Frame 1 (no input): blank canvas, image omitted
Frame 60 (no input): blank canvas, image omitted
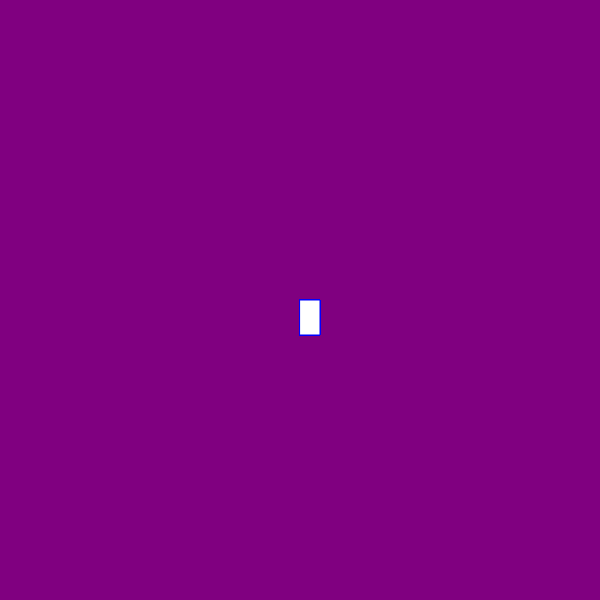
Frame 120 (the mouse pressed at the canvas centre since frame 60)

The p5.js sketch whose frames 1 and 60 were blank and that drew this single picture after the mouse press (run headless with seeded random() and noise() and a simulated clock; from frame 60 on, the mouse is pressed at the canvas centre):

// p5.js sketch
// ── sketch.js
function setup() {
    createCanvas(600, 600);
    background("purple");
  }
  
  function draw() {
    stroke("blue");
    fill("white");
  
    // console.log(mouseIsPressed)
  
    if (mouseIsPressed) {
      rect(mouseX, mouseY, 20, 35);
    }
  }
  
